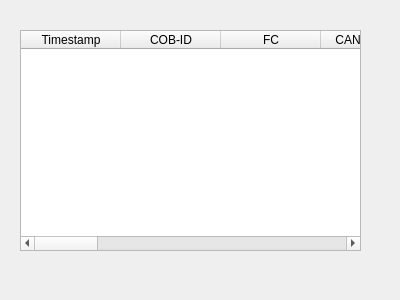
<?xml version="1.0" encoding="UTF-8"?>
<ui version="4.0">
 <class>RXCANTable</class>
 <widget class="QWidget" name="RXCANTable">
  <property name="geometry">
   <rect>
    <x>0</x>
    <y>0</y>
    <width>400</width>
    <height>300</height>
   </rect>
  </property>
  <property name="sizePolicy">
   <sizepolicy hsizetype="Expanding" vsizetype="Expanding">
    <horstretch>0</horstretch>
    <verstretch>0</verstretch>
   </sizepolicy>
  </property>
  <property name="windowTitle">
   <string>RXCANTable</string>
  </property>
  <widget class="QTableWidget" name="tableWidget">
   <property name="geometry">
    <rect>
     <x>20</x>
     <y>30</y>
     <width>341</width>
     <height>221</height>
    </rect>
   </property>
   <column>
    <property name="text">
     <string>Timestamp</string>
    </property>
   </column>
   <column>
    <property name="text">
     <string>COB-ID</string>
    </property>
   </column>
   <column>
    <property name="text">
     <string>FC</string>
    </property>
   </column>
   <column>
    <property name="text">
     <string>CANopen FC</string>
    </property>
   </column>
   <column>
    <property name="text">
     <string>CAN-ID</string>
    </property>
   </column>
   <column>
    <property name="text">
     <string>DLC</string>
    </property>
   </column>
   <column>
    <property name="text">
     <string>B0</string>
    </property>
   </column>
   <column>
    <property name="text">
     <string>B1</string>
    </property>
   </column>
   <column>
    <property name="text">
     <string>B2</string>
    </property>
   </column>
   <column>
    <property name="text">
     <string>B3</string>
    </property>
   </column>
   <column>
    <property name="text">
     <string>B4</string>
    </property>
   </column>
   <column>
    <property name="text">
     <string>B5</string>
    </property>
   </column>
   <column>
    <property name="text">
     <string>B6</string>
    </property>
   </column>
   <column>
    <property name="text">
     <string>B7</string>
    </property>
   </column>
   <column>
    <property name="text">
     <string>ASCII</string>
    </property>
   </column>
  </widget>
 </widget>
 <resources/>
 <connections/>
</ui>
